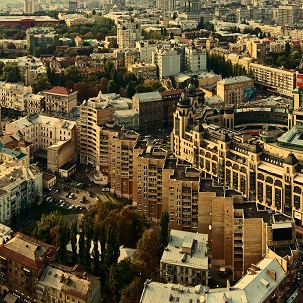
#> input picture balancier/selectivePanorama.jpg, 303 x 303 px
$ python appmotifs.py   (Python 2 division)   (older library calls are emulated)
#> lines starting #> are read from the running program, lines starting #| are printed output that depends on the picture
'''
Created on 2 mars 2015

@author: mathieu.rosser
'''

# https://gist.github.com/kattern/355d9b27fc29cd195310

import numpy as np
import cv2
from matplotlib import pyplot as plt
from find_obj import filter_matches,explore_match
from balancier import Balancier, CenterData


# this code is taken from the opencv feature matching examples at
# http://opencv-python-tutroals.readthedocs.org/en/latest/py_tutorials/py_feature2d/py_matcher/py_matcher.html#matcher
# i swapped out the images
# note that i had to comment out the graphical output below as i received the error detailed in this post
# http://stackoverflow.com/questions/20172953/opencv-python-no-drawmatchesknn-function

# img1 is the queryImage
# img2 is the trainImage

class AppMotifs():

    def __init__(self, src_video, src_motif, show_video = True):
#> called with src_video = '../video/balancier_motifComplexe.mp4', src_motif = '../balancier/selectivePanorama.jpg', show_video = True
        self.img_motif = cv2.imread(src_motif, 0)
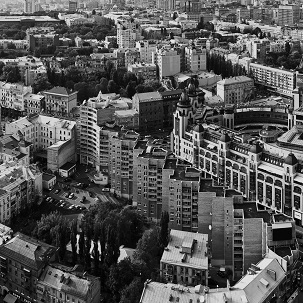
#> self.img_motif: shape (303, 303); min 0, max 251, mean 86.2
        self.show_video = show_video

#> (the run stopped early here; a loop or call above may not have finished)
